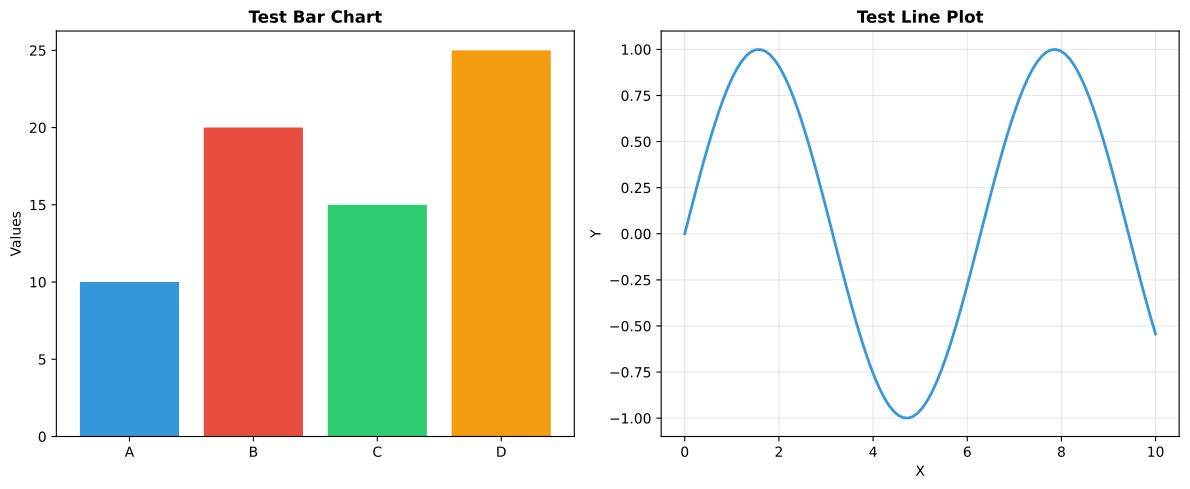

The script that saved this image:
#!/usr/bin/env python3
"""
Test PDF Generation
Simple test to verify PDF creation is working
"""

import matplotlib.pyplot as plt
import numpy as np
from matplotlib.backends.backend_pdf import PdfPages

def create_test_pdf():
    """Create a simple test PDF"""
    print("📄 Creating test PDF...")
    
    with PdfPages('test_pdf_generation.pdf') as pdf:
        # Create a simple figure
        fig, (ax1, ax2) = plt.subplots(1, 2, figsize=(12, 5))
        
        # Simple bar chart
        categories = ['A', 'B', 'C', 'D']
        values = [10, 20, 15, 25]
        ax1.bar(categories, values, color=['#3498db', '#e74c3c', '#2ecc71', '#f39c12'])
        ax1.set_title('Test Bar Chart', fontweight='bold')
        ax1.set_ylabel('Values')
        
        # Simple line plot
        x = np.linspace(0, 10, 100)
        y = np.sin(x)
        ax2.plot(x, y, color='#3498db', linewidth=2)
        ax2.set_title('Test Line Plot', fontweight='bold')
        ax2.set_xlabel('X')
        ax2.set_ylabel('Y')
        ax2.grid(True, alpha=0.3)
        
        plt.tight_layout()
        pdf.savefig(fig, bbox_inches='tight')
        plt.close()
    
    print("✅ Test PDF created: test_pdf_generation.pdf")

if __name__ == "__main__":
    create_test_pdf() 
